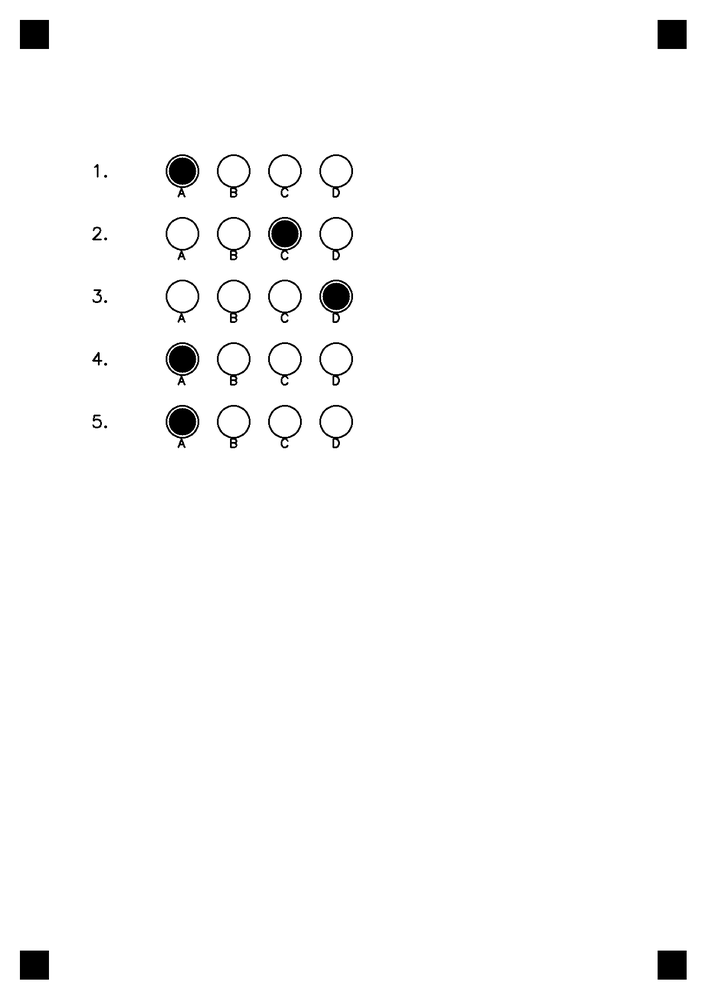
#> input picture scripts/sample_data/sample_sheet_1.png, 706 x 999 px, shrunk from 1240 x 1754 before the run
$ python -i preprocess.py   (imports and definitions only)
#> lines starting #> are read from the running program, lines starting #| are printed output that depends on the picture; after the words box and inside, x2 and y2 are one past the last pixel; in counts of white or black regions, pixels touching at a corner belong together
#> further down, picture is the input picture: shape (999, 706, 3); min 0, max 255, mean 251.1
"""图像预处理模块。

流水线: 读取 → 灰度 → 去噪 → 自适应二值化 → 倾斜矫正
所有函数接收/返回 numpy 数组 (BGR 或灰度)，纯函数无副作用，便于测试。
"""
from pathlib import Path
from typing import Optional

import cv2
import numpy as np


# ------------------------------------------------------------------
# 读取与基础转换
# ------------------------------------------------------------------
# [15 lines left out: function load_image, not called in this run]


def to_gray(img: np.ndarray) -> np.ndarray:
    """BGR → 灰度。已为灰度则原样返回。"""
    if len(img.shape) == 2:
        return img
    return cv2.cvtColor(img, cv2.COLOR_BGR2GRAY)


def denoise(img: np.ndarray) -> np.ndarray:
    """去噪。轻度 bilateralFilter 保边缘，比 medianBlur 更适合答题卡线条保留。"""
    return cv2.bilateralFilter(img, d=5, sigmaColor=75, sigmaSpace=75)


def adaptive_threshold(gray: np.ndarray) -> np.ndarray:
    """二值化。

    用 Otsu 自适应全局阈值。对高对比度答题卡(白纸黑字/涂卡)非常稳，
    能精确区分涂卡(黑)与背景(白)。
    对严重光照不均的真实扫描件，可改用 cv2.adaptiveThreshold
    (ADAPTIVE_THRESH_GAUSSIAN_C) 分块处理，但需谨慎调 C 值，
    C 过大会把涂卡反转。

    输出约定: 背景=白(255)，墨迹/涂卡=黑(0)。OMR 据此统计黑色占比。
    """
    _, binary = cv2.threshold(
        gray, 0, 255, cv2.THRESH_BINARY + cv2.THRESH_OTSU,
    )
#> binary: shape (999, 706); 98.5% white; 34 black regions (5 under 20 px), largest, box (x1, y1, x2, y2) and area: (20, 20, 49, 49) 841, (658, 20, 687, 49) 841, (20, 951, 49, 980) 841
    return binary


# ------------------------------------------------------------------
# 倾斜矫正
# ------------------------------------------------------------------
def detect_skew_angle(binary: np.ndarray, angle_limit: float = 15.0) -> float:
    """通过最小外接矩形检测整体倾斜角度。

    答题卡是大面积矩形文档(外边框)，外接矩形主方向即文档方向。
    输入二值图约定: 背景=白，墨迹/边框=黑；此处取反让黑色物体成为前景。
    """
#> called with angle_limit = 15
    # 取反: 让黑色边框/锚点成为白色前景，findContours 才能找到
    fg = cv2.bitwise_not(binary)
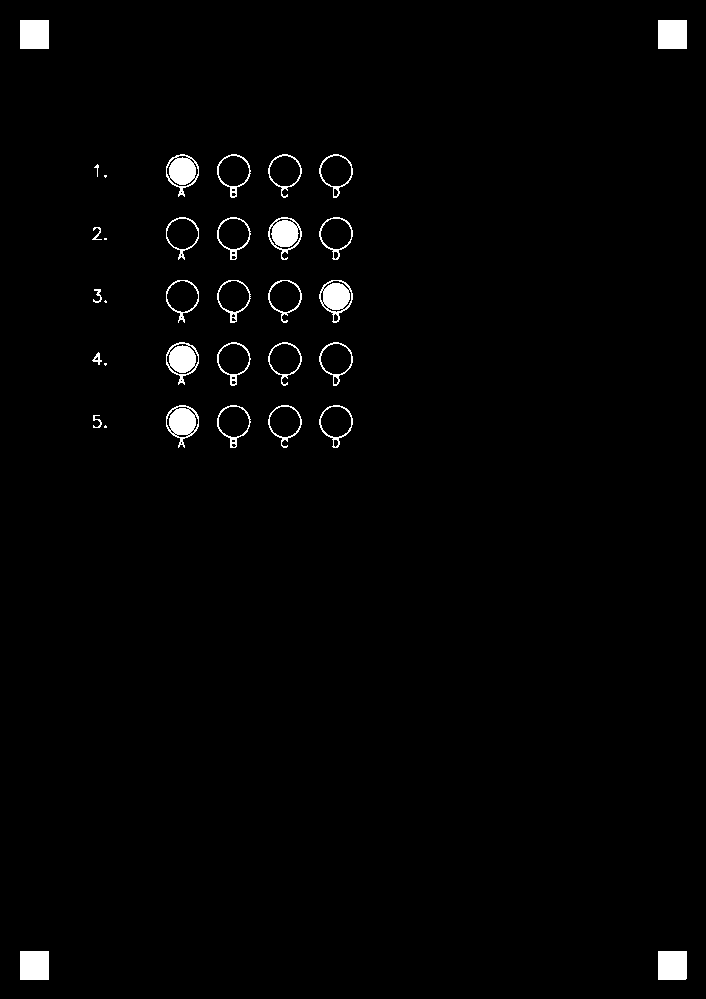
#> fg: shape (999, 706); 1.5% white; 34 white regions (5 under 20 px)
    contours, _ = cv2.findContours(
        fg, cv2.RETR_EXTERNAL, cv2.CHAIN_APPROX_SIMPLE
    )
#> contours = 34 contours, 7 with area under 20; largest, box (x1, y1, x2, y2) and area: (217, 154, 251, 198) 902, (217, 342, 251, 386) 900, (217, 217, 251, 260) 898, (319, 405, 353, 448) 896, (217, 405, 251, 448) 895
    if not contours:
        return 0.0

    # 取面积最大的轮廓 (应该是文档边框)
    largest = max(contours, key=cv2.contourArea)
#> largest = contour of 61 points, box (x1, y1, x2, y2) (217, 154, 251, 198), area 902
    if cv2.contourArea(largest) < 1000:  # 太小，不可靠
        return 0.0

    rect = cv2.minAreaRect(largest)
    angle = rect[-1]

    # minAreaRect 角度范围 [-90, 0)，需要规整化
    if angle < -45:
        angle = 90 + angle
    elif angle > 45:
        angle = angle - 90

    # 超过限制视为异常，不矫正 (避免把正常图转 90°)
    if abs(angle) > angle_limit:
        return 0.0
    return angle


# [21 lines left out: function deskew, not called in this run]


# ------------------------------------------------------------------
# 完整预处理流水线
# ------------------------------------------------------------------
def preprocess_image(img: np.ndarray) -> tuple[np.ndarray, np.ndarray, np.ndarray]:
    """完整预处理流水线 (从内存图像数组开始)。

    :param img: BGR 图像 (numpy 数组)
    :return: (原始BGR, 矫正后BGR, 二值化图)
    """
    gray = to_gray(img)
    denoised = denoise(gray)

    # 先检测角度，对原图旋转，再重新二值化 (避免二值化噪声影响角度检测)
    angle = detect_skew_angle(adaptive_threshold(denoised))
#> angle = 0
    deskewed_bgr = deskew(img, angle) if abs(angle) >= 0.1 else img

    # 对矫正后的图重新做灰度+二值化，供后续锚点检测/OMR 使用
    final_gray = to_gray(deskewed_bgr)
    final_binary = adaptive_threshold(denoise(final_gray))

    return img, deskewed_bgr, final_binary


# [7 lines left out: function preprocess, not called in this run]

>>> import cv2
>>> picture = cv2.imread('../../../scripts/sample_data/sample_sheet_1.png')
>>> result = preprocess_image(picture)
